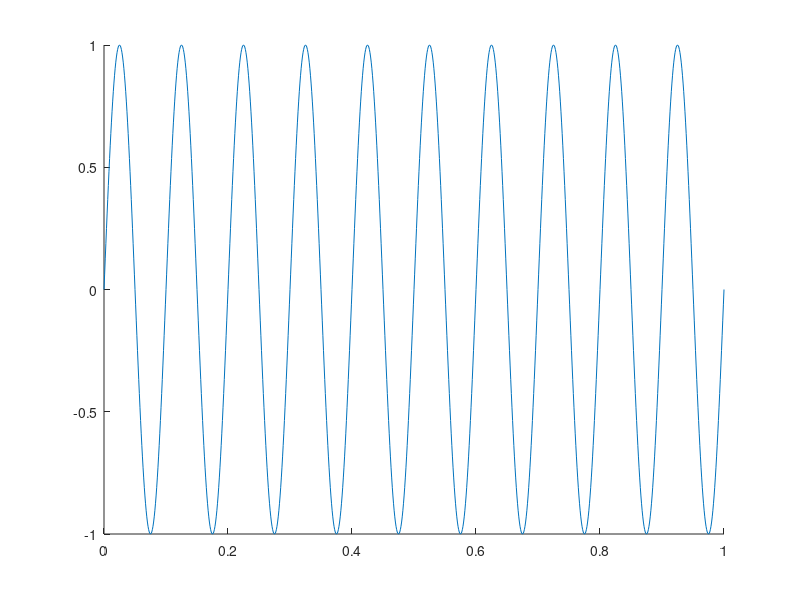

Source code (MATLAB): (Note: this script raises an error after producing the figure.)
clear all; close all;

t = 0:0.001:1;
w = 2*pi/0.1;
x = sin(w*t);

figure; hold all;
plot(t, x)
plot(t, g_pt1(x,'Tau',1/w,'Ts',0.001))

figure; hold all;
plot(t, x)
plot(t, g_pt1(x,'a',0.9))

